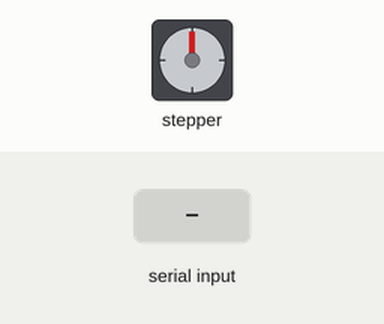
Simulated run of this sketch. Board: Arduino Uno, built with avr-gcc and run on an emulated ATmega328P. Shown: stepper motor. The test bench sets the inputs (shaded band). Stepper angles assume 200 steps per turn.

Above: at 1.2 s.
1.3 s: "90,45\n" received over Serial
At 1.75 s:
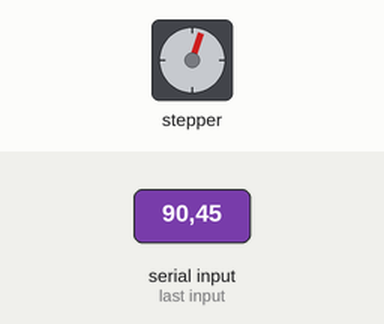
At 2.35 s:
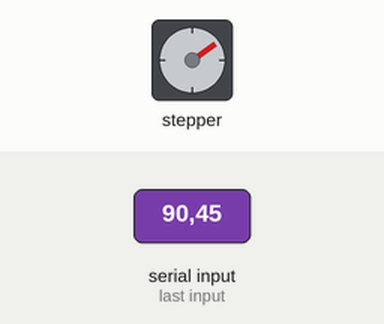
4.3 s: "30,150\n" received over Serial
At 12.1 s:
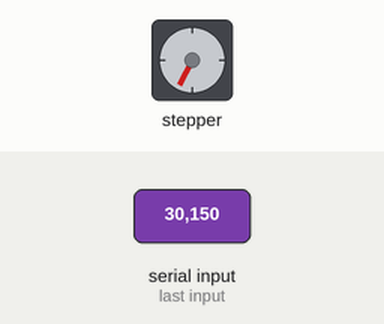
Timing chart, 0 to 13.3 s (numbered marks = the images above; inputs shaded):
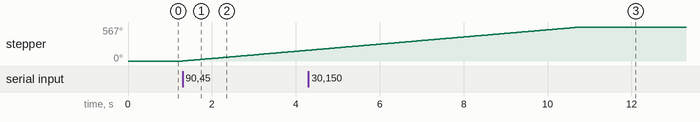

The sketch:

L298Nvers2.ino
```cpp
/*
 * Stepper_bipolar sketch
 *
 * stepper is controlled from the serial port.
 * a positive numeric value steps in one direction.
 * a negative numeric value steps in the opposite direction.
 *
 * http://www.arduino.cc/en/Reference/Stepper
 */

#include <Stepper.h>

// change this to the number of steps per revolution for your motor
#define STEPS 200

// create an instance of the stepper class, specifying
// the number of steps per evolutioon fr the motor and
// the pins it'sattached to
Stepper stepper(STEPS, 2, 3, 4, 5);

int steps = 0;


void setup()
{
  // set the speed of the motor to 10 RPM
  stepper.setSpeed(10);
  Serial.begin(9600);
}


 void loop(){
if (Serial.available()>0){
steps = Serial.parseInt();
}
if( steps != 0){
   stepper.step(steps);
 }
 steps=0;
}
```

Measured:
- after the input at 1.3 s, stepper: keeps turning clockwise at about 60°/s, starting at once
